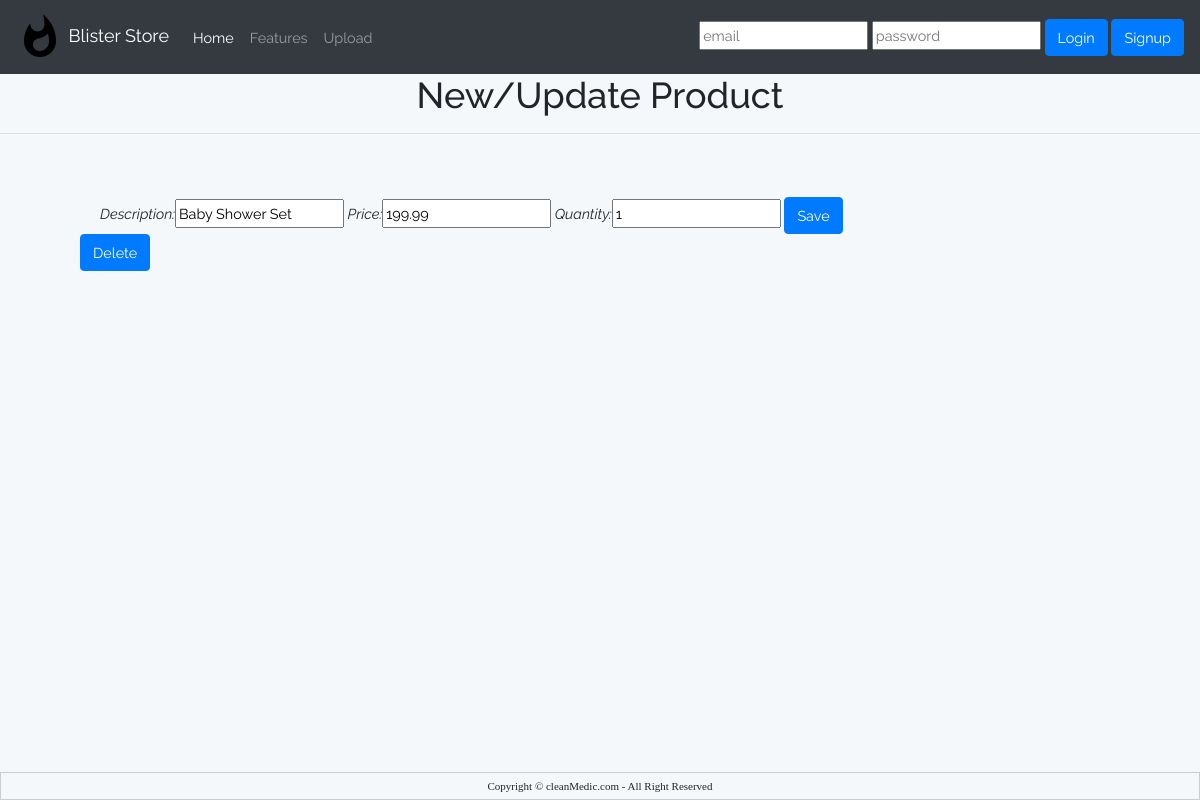
The app's page /update/2/ with its own data.
### products/models.py (models this page shows, shortened)
class Product(models.Model):
	description = models.CharField(max_length=100)
	price = models.DecimalField(max_digits=10, decimal_places=2)
	quantity = models.IntegerField()
	image = models.ImageField(upload_to='images')

### products/views.py (the view)
# urls.py: path('update/<int:id>/', update_product, name='update_product'),
def update_product(request, id):
	product = Product.objects.get(id=id)
	form = ProductForm(request.POST or None, instance=product)
	if form.is_valid():
		form.save()
		return redirect('list_products')
	return render(request, 'products-form.html', {'form':form, 'product':product})

### products/forms.py
class ProductForm(forms.ModelForm):
	class Meta:
		model = Product
		fields = ['description', 'price', 'quantity']

### products/templates/products-form.html (shortened to what this page needs)
{% extends 'base.html' %}
{% load static %}
{%block content%}
	<h1 style="text-align: center;">New/Update Product</h1>
	<hr/>
	<br/>
	<br/>
	<form method="POST" style="margin: auto;margin-left: 100px;margin-left: 100px; font-style: italic; font-weight: 4px;">
		{{ form }}
		<button type="submit" class="btn btn-primary">Save</button>
	</form>
	{% if product %}
	<a href="{% url 'delete_product' product.id %}" class="btn btn-primary" style="margin-left: 80px; text-shadow: 2px; ">Delete</a>
	{% endif %}
{%endblock%}

### records on screen
Product: description "Baby Shower Set", price "199.99", quantity "1"
